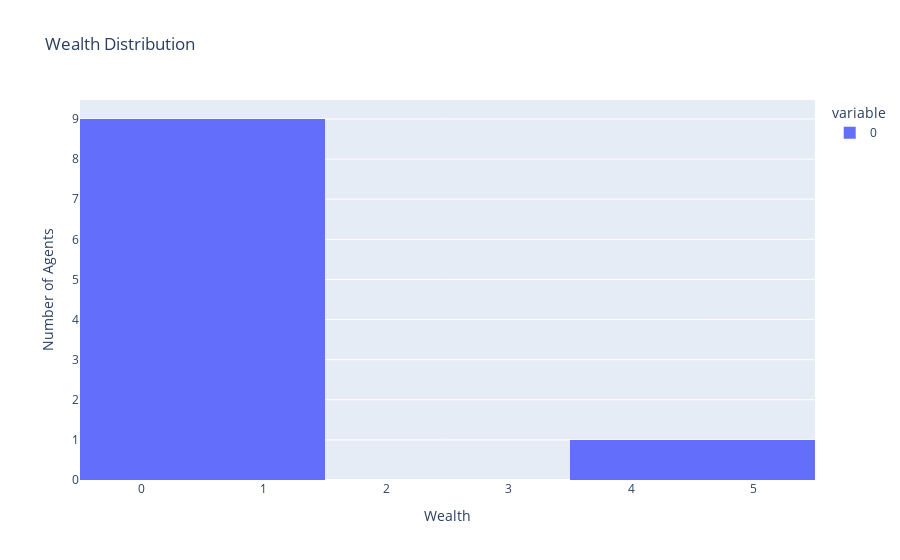

The cell this chart's notebook holds for it:
### Markdown cell above
### Plot

### Code cell
# Create a histogram with plotly_express
fig = px.histogram(
    agent_wealth, 
    nbins=len(set(agent_wealth)), # This ensures discrete bins if needed
    labels={'value': 'Wealth'}, # Renaming the default 'value' label to 'Wealth'
    title="Wealth Distribution"
)
fig.update_layout(
    xaxis_title="Wealth",
    yaxis_title="Number of Agents"
)
fig.show()

### Figure 1 — Plotly figure (JSON) as saved in the notebook; plotly's stock layout.template omitted (floating-point values rounded to 4 significant figures)
{"data": [{"alignmentgroup": "True", "bingroup": "x", "hovertemplate": "variable=0<br>Wealth=%{x}<br>count=%{y}<extra></extra>", "legendgroup": "0", "marker": {"color": "#636efa", "pattern": {"shape": ""}}, "name": "0", "nbinsx": 3, "offsetgroup": "0", "orientation": "v", "showlegend": true, "type": "histogram", "x": [1, 1, 1, 1, 0, 1, 0, 4, 0, 1], "xaxis": "x", "yaxis": "y"}], "layout": {"barmode": "relative", "legend": {"title": {"text": "variable"}, "tracegroupgap": 0}, "title": {"text": "Wealth Distribution"}, "xaxis": {"anchor": "y", "domain": [0, 1], "title": {"text": "Wealth"}}, "yaxis": {"anchor": "x", "domain": [0, 1], "title": {"text": "Number of Agents"}}}}
